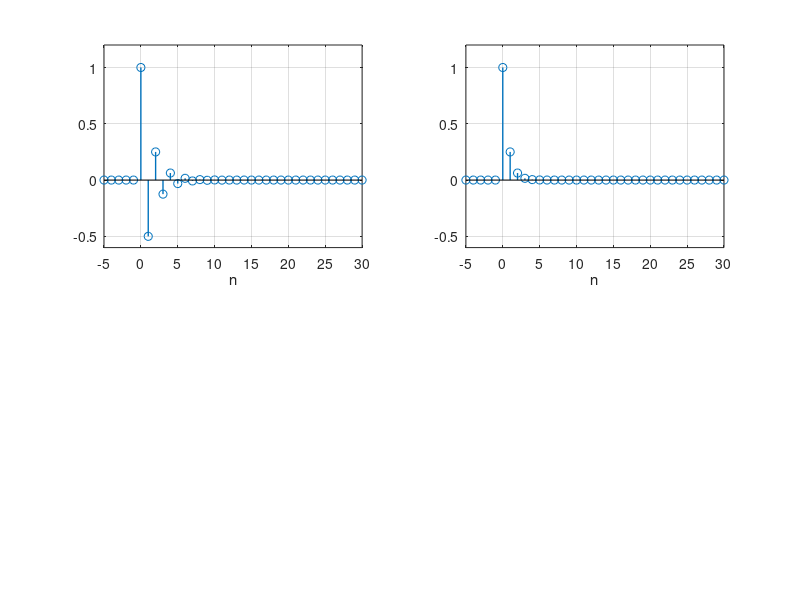

Write MATLAB code to recreate this figure.
clear all; clc; close all;

% declarar la variable independiente
n_i=-30;
n_f=30;
n=n_i:n_f;
u_n=zeros(1,length(n));
n_0=find(n==0);
u_n(n_0:end)=ones(1,length(n)-n_0+1);
x_n=((-0.5).^n).*u_n;


figure()
subplot(221)
stem(n,x_n,'linewidth',1)
xlabel('n'); grid on
ylim([-0.6 1.2]);
xlim([-5 30]);

subplot(222)
stem(n,x_n.^2,'linewidth',1)
xlabel('n'); grid on
ylim([-0.6 1.2]);
xlim([-5 30]);

% Energía de la señal
sum(x_n.^2)